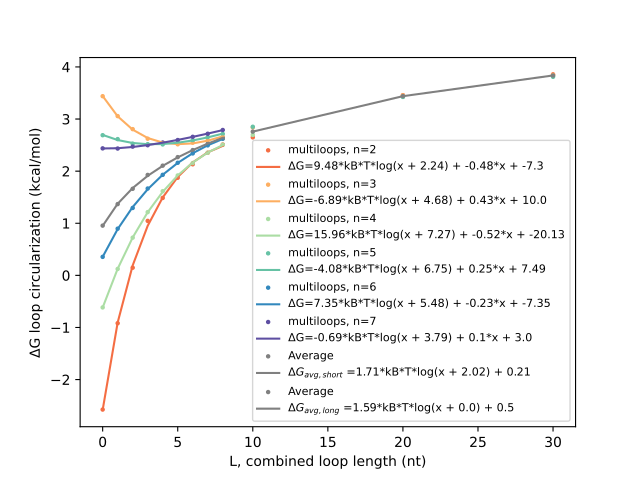

Write Python code to recreate this figure.
import numpy as np
import matplotlib as mpl
mpl.use('Agg')
import matplotlib.pyplot as plt
import sys, os
from scipy.optimize import curve_fit
from matplotlib.colors import LinearSegmentedColormap
import random


def main():
    usage = "Usage: " + sys.argv[0] + " <C_eff_results.txt>"
    
    if len(sys.argv) != 2:
        print(usage)
        exit(0)
        
    results_file_list = sys.argv[1]
    
    combined = read_results_file_list(results_file_list)
    
    colors = ['#9e0142','#d53e4f','#f46d43','#fdae61','#abdda4','#66c2a5','#3288bd','#5e4fa2']

    kB = 1.987204259e-3
    T = 310.15
    data_short = {}
    data_long = {}
    avg_long = {}
    avg_short = {}
    max_n = 0
    for n in combined:
        if n > 1:
            data_short[n] = []
            data_long[n] = []
            for L in combined[n]:
                mean_dG = np.mean(combined[n][L])                
                if L > 8:
                    # the average as a function of L for large values
                    if L not in avg_long:
                        avg_long[L] = []
                    avg_long[L].append(mean_dG)
                    data_long[n].append((n,L,mean_dG,colors[n]))
                else:
                    if L not in avg_short:
                        avg_short[L] = []
                    avg_short[L].append(mean_dG)
                    data_short[n].append((n,L,mean_dG,colors[n]))
                if n > max_n:
                    max_n = n        
        
    params = []
    popt_dict = {}
    
    keys = sorted(list(data_short.keys()))
    for n in keys:
        # x_values are the lengths, y_values are the delta G values
        n_values,L_values,dG_values,cols = zip(*data_short[n])
        # plotting
        if data_long[n]:
            n_values_long,L_values_long,dG_values_long,cols_long = zip(*data_long[n])
            plot_L_values = L_values + L_values_long
            plot_y_values = dG_values + dG_values_long
            plot_cols = cols + cols_long
        else:
            plot_L_values = L_values
            plot_y_values = dG_values
            plot_cols = cols
        # fitting
        L_values = np.array(L_values)
        y_values = np.array(dG_values)
        plt.scatter(plot_L_values,plot_y_values,s=5,label='multiloops, n='+str(n),c=plot_cols)
        # assume odd by default
        p0 = (random.uniform(-5,0),random.uniform(0,5),random.uniform(0,5),random.uniform(-5,5))
        if n % 2 == 0:
            p0 = (random.uniform(0,5),random.uniform(0,5),random.uniform(0,5),random.uniform(-5,5))            
        popt,pcov = curve_fit(f,L_values,y_values,p0,maxfev=10000,bounds=([-100,0.0,-100.0,-100.0],100))
        A,B,C,D = popt
        popt_dict[n] = (A,B,C,D)
        params.append((n,A,B,C,D))
        eq_label = r'$\Delta$G='+str(round(A,2))+'*kB*T*log(x + ' + str(round(B,2)) + ') + ' + str(round(C,2)) + '*x + ' + str(round(D,2))
        #L_values_dense = np.array(range(min(L_values),max(L_values)+1,1))
        #plt.plot(L_values_dense, f(L_values_dense,*popt), color=cols[0], label=eq_label)
        plt.plot(L_values, f(L_values,*popt), color=cols[0], label=eq_label)

    L_values = []
    dG_values = []
    for L in avg_short:
        avg_dG = np.mean(avg_short[L])
        L_values.append(L)
        dG_values.append(avg_dG)
    L_values = np.array(L_values)
    dG_values = np.array(dG_values)
    p0 = (A,B,D)
    popt,pcov = curve_fit(f2,L_values,dG_values,p0,maxfev=10000,bounds=([-100,0.0,-100.0],100))
    (A,B,D) = popt
    eq_label = r'$\Delta G_{avg,short}$ ='+str(round(A,2))+'*kB*T*log(x + ' + str(round(B,2)) + ') + '+ str(round(D,2))
    plt.scatter(L_values,dG_values,s=5,label='Average',c='gray')
    plt.plot(L_values, f2(L_values,*popt), color='gray', label=eq_label)

    L_values = []
    dG_values = []
    for L in avg_long:
        avg_dG = np.mean(avg_long[L])
        L_values.append(L)
        dG_values.append(avg_dG)
    L_values = np.array(L_values)
    dG_values = np.array(dG_values)
    p0 = (A,B,D)
    popt,pcov = curve_fit(f2,L_values,dG_values,p0,maxfev=10000,bounds=([-100,0.0,-100.0],100))
    (A,B,D) = popt
    eq_label = r'$\Delta G_{avg,long}$ ='+str(round(A,2))+'*kB*T*log(x + ' + str(round(B,2)) + ') + '+ str(round(D,2))
    plt.scatter(L_values,dG_values,s=5,label='Average',c='gray')
    plt.plot(L_values, f2(L_values,*popt), color='gray', label=eq_label)
    
    plt.xlabel('L, combined loop length (nt)')
    plt.ylabel(r'$\Delta$G loop circularization (kcal/mol)');
    plt.legend(fontsize=8)
    plt.savefig("multiloop_equation_explore.pdf")
    plt.clf()


def f(x,A,B,C,D):
    #n,L = x
    kB = 1.987204259e-3
    T = 310.15
    #print("f: ",x,A,B,C,D)
    return A*kB*T*np.log(x + B) + C*x  + D

def f2(x,A,B,D):
    #n,L = x
    kB = 1.987204259e-3
    T = 310.15
    #print("f: ",x,A,B,C,D)
    return A*kB*T*np.log(x + B) + D


'''

def f(x,A,B,C):
    #kB = 1.987204259e-3
    #T = 310.15
    return A - B*np.log(x+C)
'''



def g(x,A,B,C):
    return np.cos(A*x) * np.sin(B*x) + C

def length(label):
    return sum([int(L) for L in label.split('-')])

def count(label):
    return len(label.split('-'))

#########
# INPUT #
#########

def read_results_file_list(results_file_list):
    F = open(results_file_list)
    combined = {}
    for line in F:
        results_file = line.strip()
        results = read_results_file(results_file)
        for n in results:
            if n not in combined:
                combined[n] = {}
            for L in results[n]:
                if L not in combined[n]:
                    combined[n][L] = []
                combined[n][L].extend(results[n][L])                
    return combined

def read_results_file(results_file):
    F = open(results_file)
    kB = 1.987204259e-3
    T = 310.15
    results = {}
    for line in F:
        if not line.startswith('motif'):
            line = line.replace(',','\t')
            label,C_eff,C_eff_err = line.split('\t')
            C_eff = float(C_eff)
            if C_eff > 0.0:
                deltaG = -kB * T * np.log(C_eff);
                n = count(label)
                if n not in results:
                    results[n] = {}
                L = length(label)
                if L not in results[n]:
                    results[n][L] = []
                results[n][L].append(deltaG)
    return results


########
# MAIN #
########

main()
